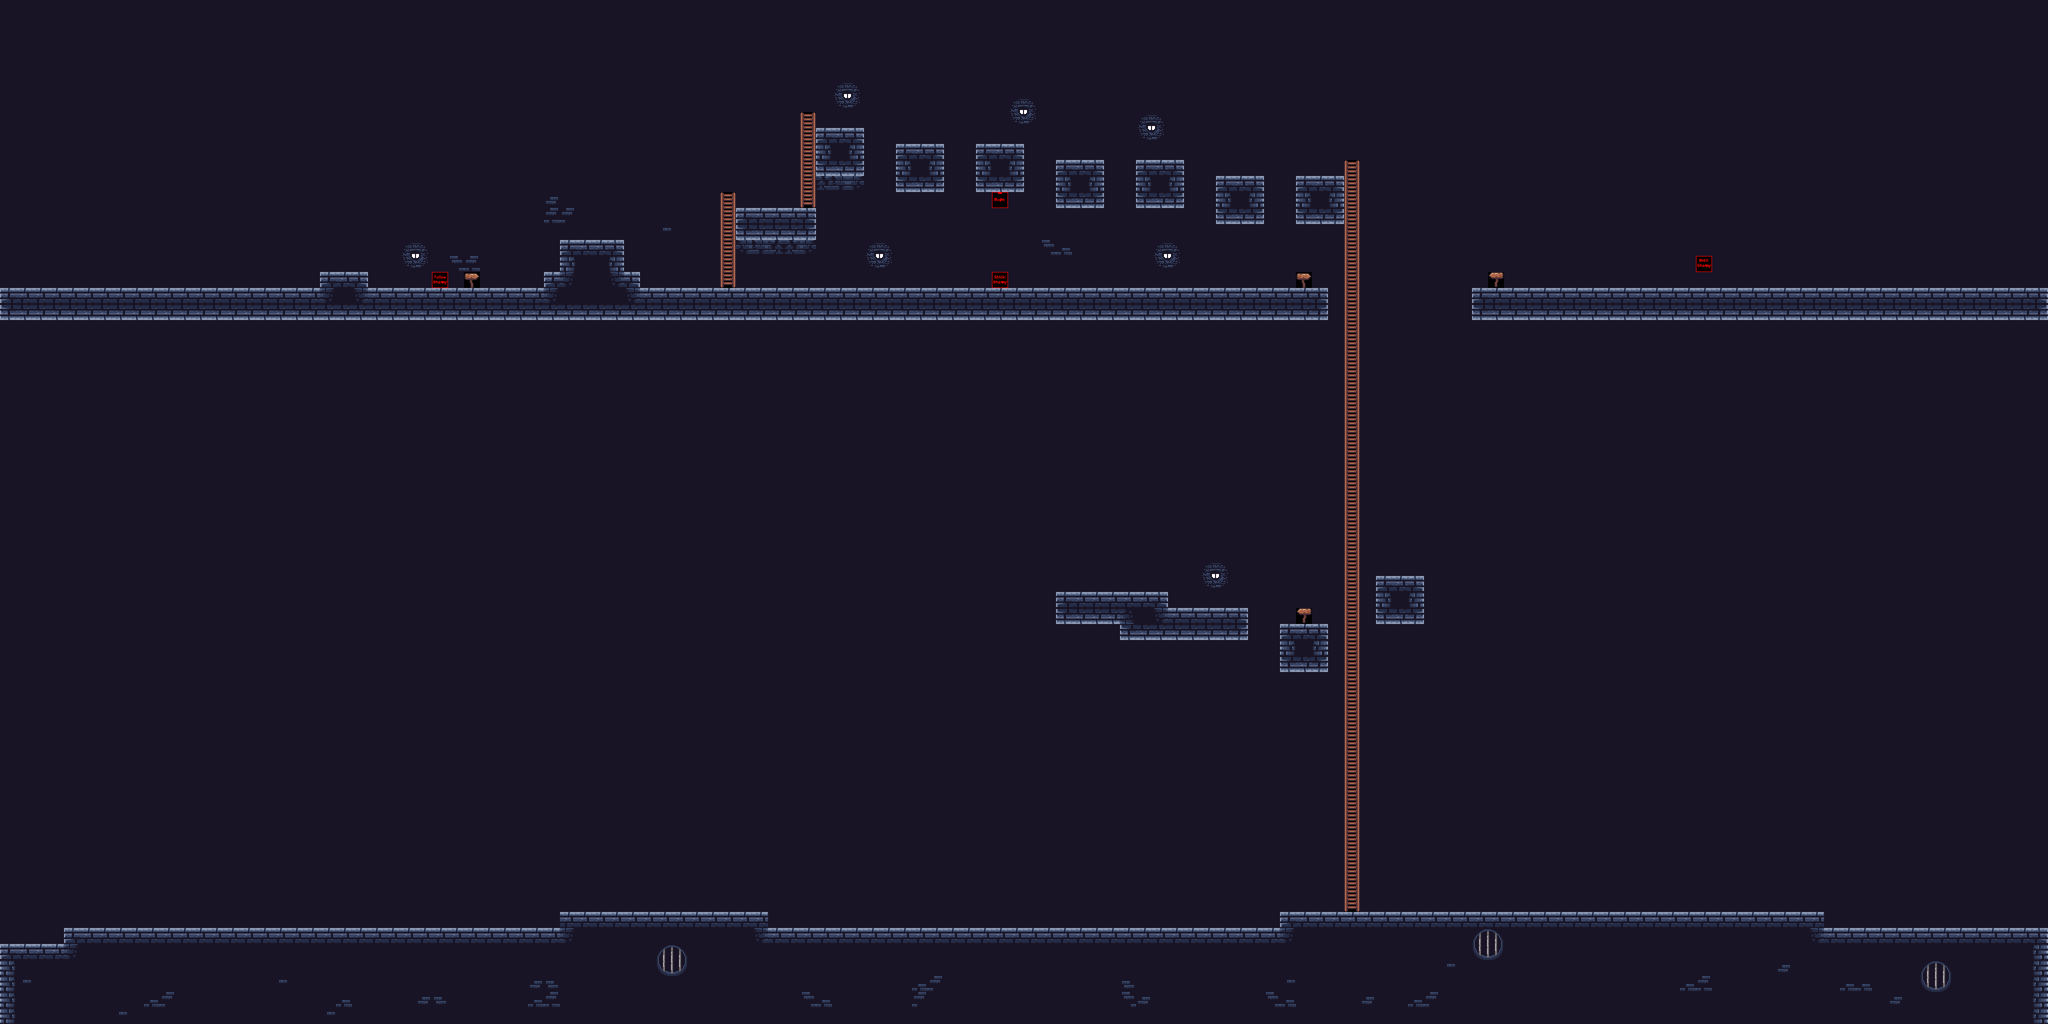

A level layout from a 2D game, rendered from its tile map. Below: a short description, then the map file with tile-grid data replaced by summaries:
An orthogonal 128x64 tile map with 32x32 px tiles, 3 tile layers (Background, Main, Objects), 2 tilesets.

<map version="1.10" tiledversion="1.10.2" orientation="orthogonal" renderorder="right-down" width="128" height="64" tilewidth="32" tileheight="32" infinite="0" nextlayerid="5" nextobjectid="1">
 <editorsettings>
  <export target="pitfall.csv" format="csv" />
 </editorsettings>
 <tileset firstgid="1" source="dungeon_tileset.tsx" />
 <tileset firstgid="79" source="entity_tileset.tsx" />
 <layer id="3" name="Background" width="128" height="64">
  <data>[8192 cells, 8192 non-empty, 16 distinct tile ids]</data>
 </layer>
 <layer id="1" name="Main" width="128" height="64">
  <data>[8192 cells, 1247 non-empty, 29 distinct tile ids]</data>
 </layer>
 <layer id="4" name="Objects" width="128" height="64">
  <data>[8192 cells, 4 non-empty, 4 distinct tile ids]</data>
 </layer>
</map>